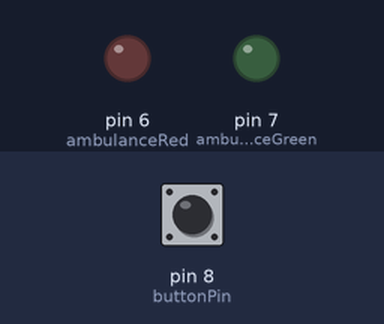
Recording of a sketch running on a simulated Arduino Uno, built with avr-gcc and run on an emulated ATmega328P. Shown: output pins drawn as LEDs (lit = HIGH). Dashed ring = blinking. Inputs (shaded band) come from the test bench; at power-on: pin 8 (buttonPin) HIGH. No radio packets arrive unless stated; what the sketch prints to the serial monitor is not drawn.

Above: at 1.2 s.
1.3 s: pin 8 (buttonPin) pulled LOW for 0.15 s
At 4.27 s:
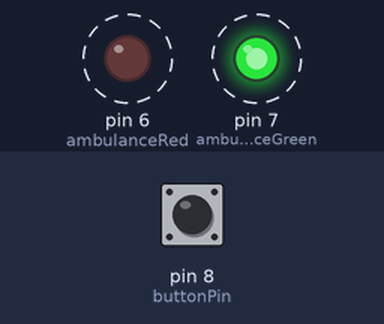
4.3 s: pin 8 (buttonPin) pulled LOW for 1 s
At 5.7 s:
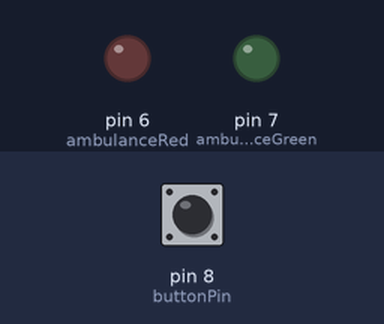
6.8 s: pin 8 (buttonPin) pulled LOW for 3.2 s
At 7.18 s:
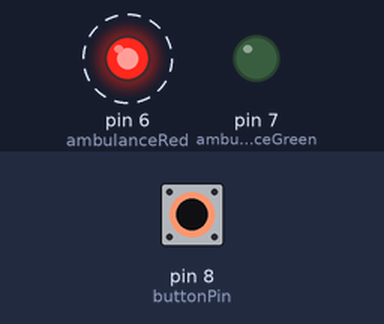
Timing chart, 0 to 17.5 s (numbered marks = the images above; inputs shaded):
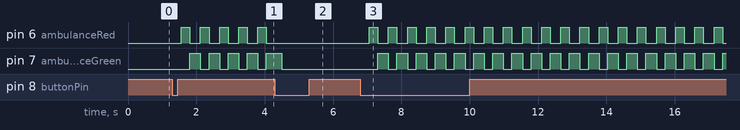

Measured:
- after the input at 1.3 s, pin 6 (ambulanceRed): alternates HIGH for 0.25 s and LOW for 0.31 s, starting after 0.26 s; pin 7 (ambulanceGreen): alternates HIGH for 0.31 s and LOW for 0.25 s, starting after 0.51 s
- after the input at 4.3 s, pin 6 (ambulanceRed): stops changing and stays LOW
- after the input at 6.8 s, pin 6 (ambulanceRed): alternates HIGH for 0.25 s and LOW for 0.31 s, starting after 0.26 s; pin 7 (ambulanceGreen): alternates HIGH for 0.31 s and LOW for 0.25 s, starting after 0.51 s

The sketch:

TransmitterCode.ino
```cpp
#include <RH_ASK.h>
#include <SPI.h> // Required for RH_ASK

RH_ASK driver;

// Define LED pins for the ambulance indicator
const int ambulanceRed = 6;   // Red LED
const int ambulanceGreen = 7; // Green LED
const int buttonPin = 8;      // Toggle button input

bool transmitterOn = false;  // Stores ON/OFF state
bool lastButtonState = HIGH; // Stores previous button state (for debounce)

void setup() {
  Serial.begin(9600);

  // Initialize RF Transmitter
  if (!driver.init()) {
    Serial.println("Transmitter Init Failed");
  } else {
    Serial.println("Transmitter Ready");
  }

  // Set up LED and button pins
  pinMode(ambulanceRed, OUTPUT);
  pinMode(ambulanceGreen, OUTPUT);
  pinMode(buttonPin, INPUT_PULLUP); // Enable internal pull-up resistor for button
}

void loop() {
  // Read button state (LOW = pressed, HIGH = not pressed)
  bool buttonState = digitalRead(buttonPin);

  // Detect button press (ignore if held)
  if (buttonState == LOW && lastButtonState == HIGH) {
    transmitterOn = !transmitterOn; // Toggle state
    Serial.println(transmitterOn ? "🚑 Transmitter ON!" : "🚦 Transmitter OFF");
    delay(200); // Simple debounce delay
  }
  lastButtonState = buttonState; // Store button state for next loop

  if (transmitterOn) {
    // Send RF signal
    const char *message = "Hello"; // Message to send
    driver.send((uint8_t *)message, strlen(message));
    driver.waitPacketSent(); // Wait for the message to be sent

    // 🚨 Flashing Ambulance LEDs 🚨
    digitalWrite(ambulanceRed, HIGH);
    digitalWrite(ambulanceGreen, LOW);
    delay(250);
    digitalWrite(ambulanceRed, LOW);
    digitalWrite(ambulanceGreen, HIGH);
    delay(250);
  }
  else {  // If transmitter is OFF, turn OFF LEDs
    digitalWrite(ambulanceRed, LOW);
    digitalWrite(ambulanceGreen, LOW);
  }
}
```
